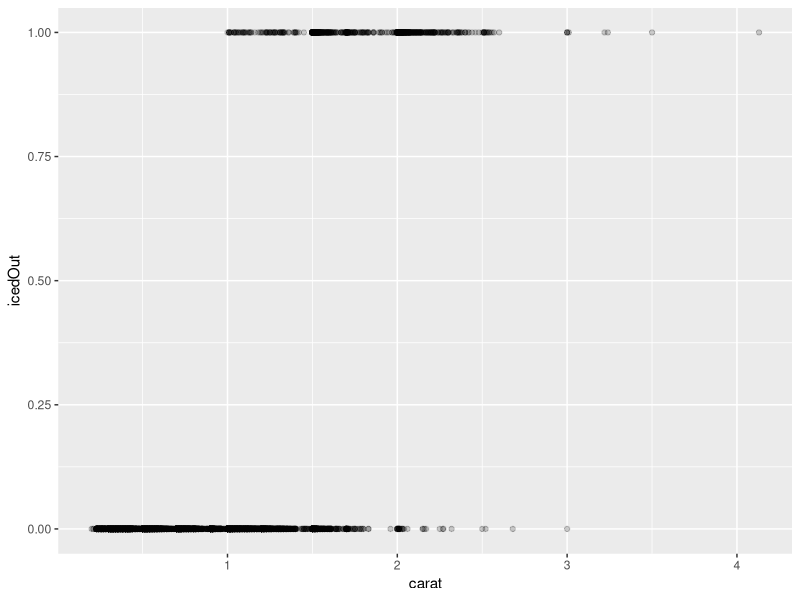
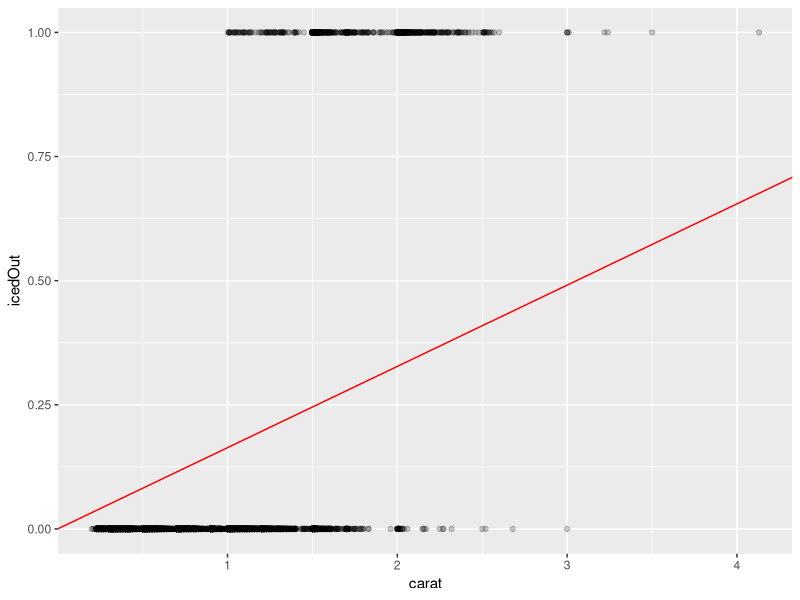

The R source for these figures, in order:
#' Title: Linear modeling for classification
#' Purpose: Why doesn't LM work for binary classification?
#' Author: Ted Kwartler
#' email: edward.kwartler@hult.edu
#' License: GPL>=3
#' Date: Dec 28 2020
#'

# libs
library(ggplot2)
library(dplyr)

# wd
setwd("~/Documents/GitHub/LUX_NLP_student/lessons/oct19/data")

# Data
data('diamonds')

# Convert to binary
diamonds$icedOut <- ifelse(diamonds$price >= 11000,1, 0) #GG: creating a dummy
diamonds$price   <- NULL

set.seed(1234)
sampDiamonds <- sample_n(diamonds, 10000)

# Remember this?
p <- ggplot(sampDiamonds, aes(carat, icedOut)) + 
  geom_point(alpha = 0.2)
p

# Since we see a relationship let's make a linear model to predict prices
fit   <- lm(icedOut ~ carat + 0, sampDiamonds)
xBeta <- coefficients(fit)

# Add out model predictions; does this look like a good fit?
p <- p + geom_abline(intercept =  0, slope = xBeta, color='red')
p #GG: criticizing linear probability model, but because they are concerned about prediction here

# Suppose you *could* get a 12 carat diamond
hopeDiamond  <- data.frame(carat = 12.22)
gettingCrunk <- predict(fit, hopeDiamond)

# 1= Yes, the diamonds is more than $11k; 0 means no.  What does this mean?  We must have used the wrong method!
gettingCrunk

# End